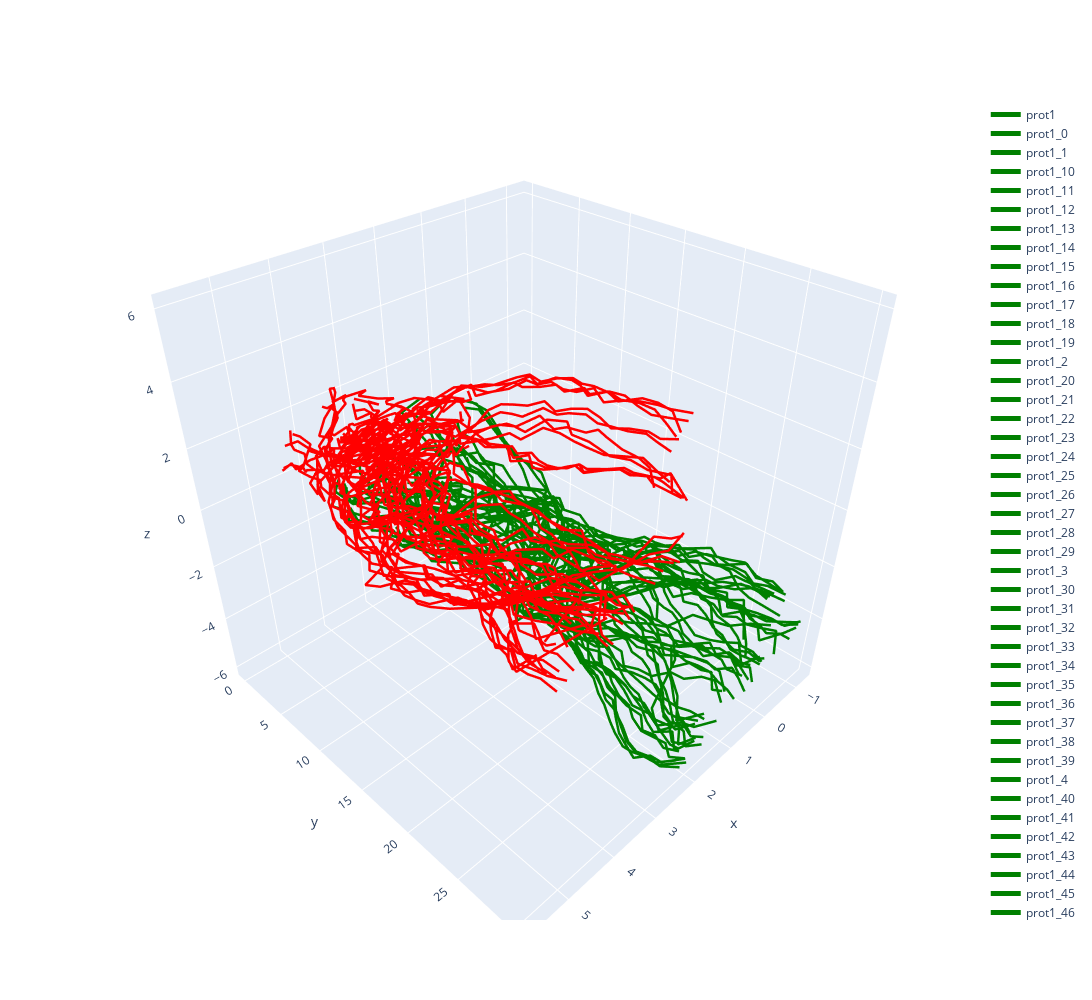

Notebook code cell kept with this figure:
### Code cell
import plotly.graph_objects as go

fig = go.Figure()
for source, i in df.groupby("source"):
    if source == "gfp":
        color = "green"
    else:
        color = "red"
    for name, j in i.groupby("name"):
        fig.add_trace(
            go.Scatter3d(
                x=j["x"],
                y=j["layer"],
                z=j["y"],
                mode="lines",
                line=dict(color=color, width=5),
                # marker=dict(size=10, color=color, opacity=0.7),
                name=name,
            )
        )
fig.update_layout(width=1500, height=1000)
## make lines thicker
for trace in fig.data:
    trace.line.width = 5
fig.show()
